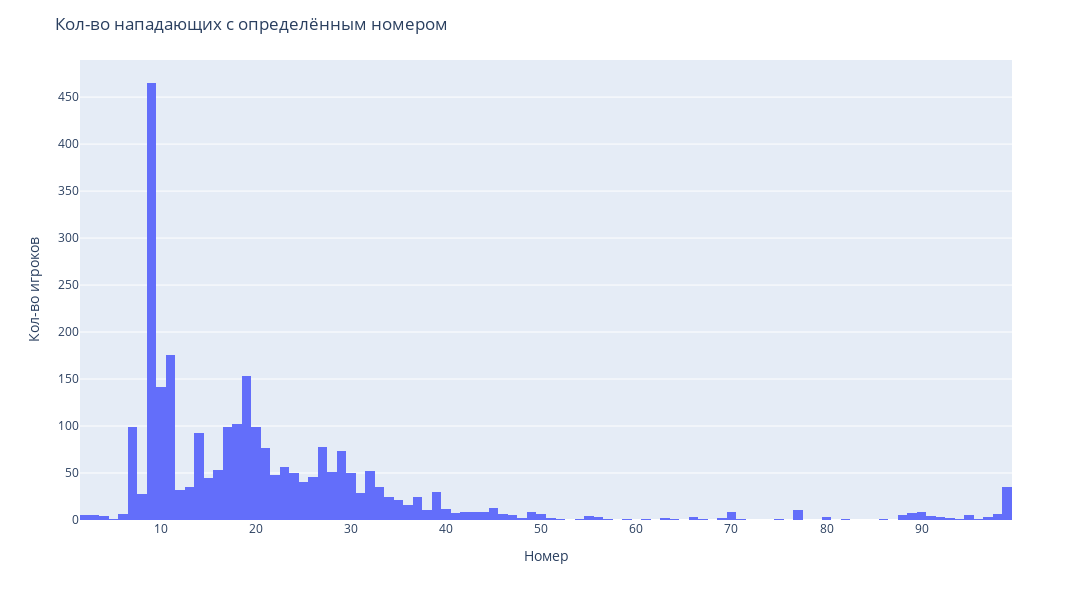

Notebook code for this chart:
### Markdown cell above
# Под какими номерами чаще всего играют нападающие? Визуализируйте частотность

### Code cell
# давай-давай
px.histogram(df[df['Position'].isin(forwards)], x='Jersey Number', nbins=100, width=1200, height=600).update_layout(
    title='Кол-во нападающих с определённым номером', yaxis_title='Кол-во игроков', xaxis_title='Номер'
)

### Figure 1 — Plotly figure (JSON) as saved in the notebook; plotly's stock layout.template omitted (floating-point values rounded to 4 significant figures; data arrays with more than 128 entries replaced by an {"elided": "..."} marker saying what was removed)
{"data": [{"alignmentgroup": "True", "bingroup": "x", "hovertemplate": "Jersey Number=%{x}<br>count=%{y}<extra></extra>", "legendgroup": "", "marker": {"color": "#636efa", "pattern": {"shape": ""}}, "name": "", "nbinsx": 100, "offsetgroup": "", "orientation": "v", "showlegend": false, "type": "histogram", "x": {"elided": "2667 float values"}, "xaxis": "x", "yaxis": "y"}], "layout": {"barmode": "relative", "height": 600, "legend": {"tracegroupgap": 0}, "margin": {"t": 60}, "title": {"text": "Кол-во нападающих с определённым номером"}, "width": 1200, "xaxis": {"anchor": "y", "domain": [0.0, 1.0], "title": {"text": "Номер"}}, "yaxis": {"anchor": "x", "domain": [0.0, 1.0], "title": {"text": "Кол-во игроков"}}}}
